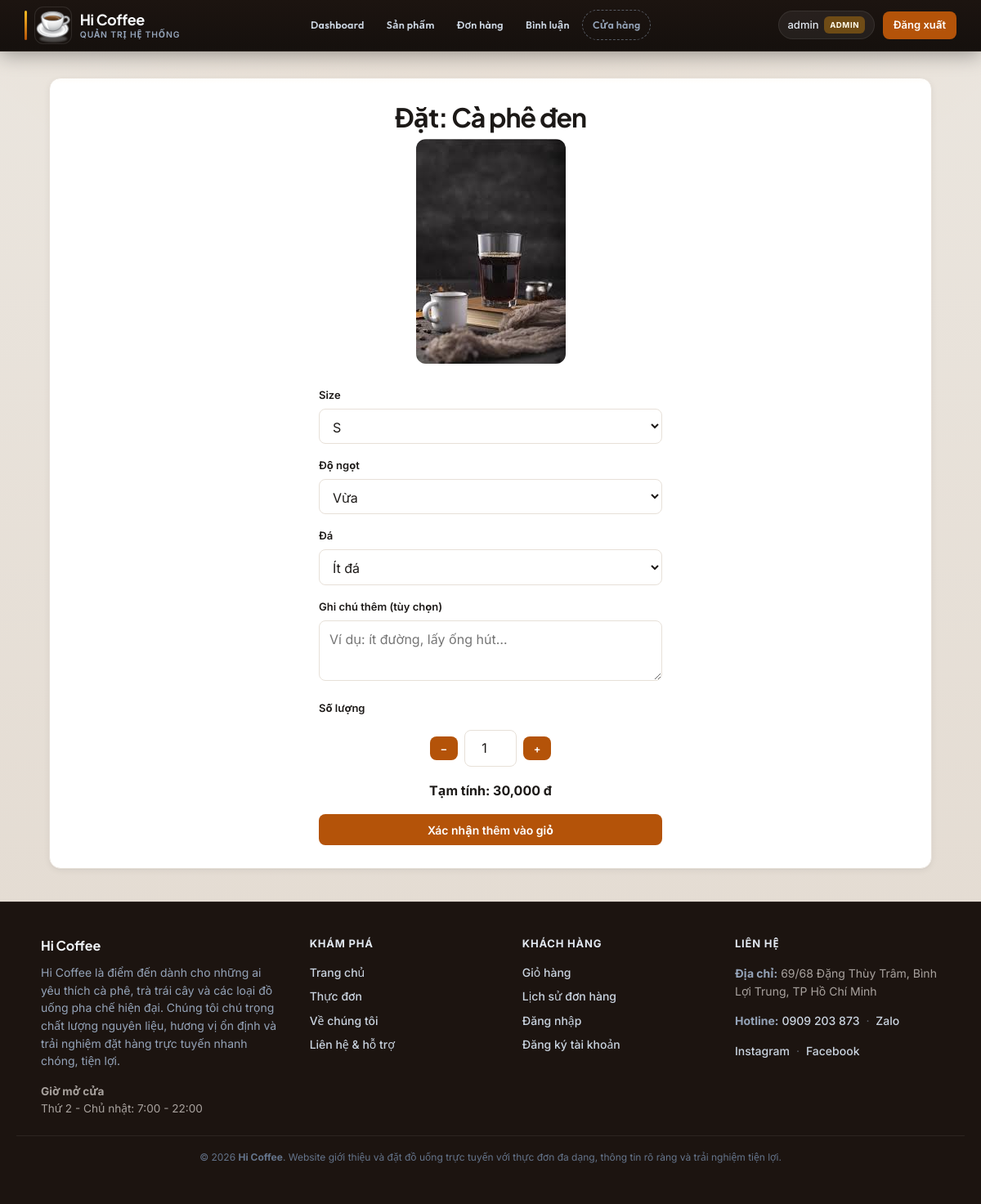
Screenshot of /shop/order_products.php?product_id=1 (signed in) with the database file from the repository.
### tables this page shows
CREATE TABLE `products` (
  `id` int(11) NOT NULL AUTO_INCREMENT,
  `name` varchar(100) NOT NULL,
  `description` text NOT NULL,
  `category` varchar(80) NOT NULL DEFAULT 'Khác',
  `price` int(11) NOT NULL,
  `image` varchar(255) DEFAULT NULL,
  `created_at` timestamp NOT NULL DEFAULT current_timestamp(),
  `is_featured` tinyint(1) NOT NULL DEFAULT 0,
  PRIMARY KEY (`id`),
  KEY `idx_products_category` (`category`),
  KEY `idx_products_featured` (`is_featured`)
);

### includes/paths.php (called while the page is built, shortened)
<?php
function app_url(string $path = ''): string
{
    $path = ltrim(str_replace('\\', '/', $path), '/');
    $b = HI_BASE_URL;
    if ($path === '') {
        return $b === '' ? '/' : $b . '/';
    }
    return ($b === '' ? '' : $b . '/') . $path;
}

### includes/schema_helper.php (called while the page is built, shortened)
<?php
function order_items_has_option_columns(PDO $conn): bool
{
    static $cache = null;
    try {
        $conn->query('SELECT `size`, `sweetness`, `ice_level`, `item_note` FROM order_items LIMIT 1');
        $cache = true;
    } catch (PDOException $e) {
        $cache = false;
    }
    return $cache;
}

### includes/order_options.php (called while the page is built, shortened)
<?php
function order_size_choices(): array
{
    return [
        'S' => 'S',
        'M' => 'M',
        'L' => 'L',
        'XL' => 'XL',
    ];
}
function order_sweetness_choices(): array
{
    return [
        'vua' => 'Vừa',
        'du' => 'Đủ',
        'nhieu' => 'Nhiều',
    ];
}
function order_ice_choices(): array
{
    return [
        'it' => 'Ít đá',
        'nhieu' => 'Nhiều đá',
        'rieng' => 'Riêng (mang về)',
    ];
}

### shop/order_products.php (the view, shortened to what this page needs)
<?php
require_once dirname(__DIR__) . '/includes/init.php';
require_once dirname(__DIR__) . '/includes/order_options.php';
require_once dirname(__DIR__) . '/includes/schema_helper.php';
$message = '';
if (isset($_GET['product_id'])) {
    $product_id = (int) $_GET['product_id'];
    $stmt = $conn->prepare('SELECT * FROM products WHERE id = ?');
    $stmt->execute([$product_id]);
}
$sizes = order_size_choices();
$sweetOpts = order_sweetness_choices();
$iceOpts = order_ice_choices();
$schemaOpts = order_items_has_option_columns($conn);
require dirname(__DIR__) . '/includes/header.php';
?>
<main id="main-content" class="site-main" tabindex="-1">
<div id="main" class="content-panel order-product-panel">
    <?php if (!empty($_SESSION['order'])): ?>
        <?php
        $o = $_SESSION['order'];
        $unit = (int) $o['price'];
        ?>
        <h1 class="page-title">Đặt: <?= htmlspecialchars($o['name']) ?></h1>
        <p class="page-lead text-center">
            <img src="<?= htmlspecialchars(app_url('img/' . $o['image'])) ?>" alt="" class="order-product-panel__img">
        </p>
        <form method="post" action="<?= htmlspecialchars(app_url('shop/order_products.php')) ?>" class="support-form order-product-form">
            <?php if (!$schemaOpts): ?>
                <p class="alert alert--danger" style="margin-bottom:1rem;font-size:0.9rem;">
                    CSDL chưa có cột tùy chọn món (size, độ ngọt, đá…). Chạy file <code>sql/migrate_order_options_reviews.sql</code> hoặc <code>sql/reset_fresh.sql</code> để bật đầy đủ.
                </p>
            <?php else: ?>
            <div class="form-group">
                <label for="size">Size</label>
                <select id="size" name="size" required>
                    <?php foreach ($sizes as $val => $lab): ?>
                        <option value="<?= htmlspecialchars($val) ?>"><?= htmlspecialchars($lab) ?></option>
                    <?php endforeach; ?>
                </select>
            </div>
            <div class="form-group">
                <label for="sweetness">Độ ngọt</label>
                <select id="sweetness" name="sweetness" required>
                    <?php foreach ($sweetOpts as $val => $lab): ?>
                        <option value="<?= htmlspecialchars($val) ?>"><?= htmlspecialchars($lab) ?></option>
                    <?php endforeach; ?>
                </select>
            </div>
            <div class="form-group">
                <label for="ice_level">Đá</label>
                <select id="ice_level" name="ice_level" required>
                    <?php foreach ($iceOpts as $val => $lab): ?>
                        <option value="<?= htmlspecialchars($val) ?>"><?= htmlspecialchars($lab) ?></option>
                    <?php endforeach; ?>
                </select>
            </div>
            <div class="form-group">
                <label for="item_note">Ghi chú thêm (tùy chọn)</label>
                <textarea id="item_note" name="item_note" rows="2" maxlength="500" placeholder="Ví dụ: ít đường, lấy ống hút…"></textarea>
            </div>
            <?php endif; ?>
            <div class="form-group">
                <label>Số lượng</label>
                <div class="qty-row">
                    <button type="button" class="btn btn--sm" id="decrease-quantity" aria-label="Giảm">−</button>
                    <input type="number" name="quantity" id="quantity" value="1" min="1" max="99" required>
                    <button type="button" class="btn btn--sm" id="increase-quantity" aria-label="Tăng">+</button>
                </div>
            </div>
            <p class="text-center" style="font-weight:700;">
                Tạm tính: <span id="total-price" data-price="<?= $unit ?>"><?= number_format($unit) ?> đ</span>
            </p>
            <button type="submit" class="btn btn--block">Xác nhận thêm vào giỏ</button>
        </form>
    <?php else: ?>
        <h1 class="page-title">Đặt hàng</h1>
        <p class="error text-center"><?= htmlspecialchars($message ?: 'Chọn sản phẩm từ thực đơn.') ?></p>
        <p class="text-center"><a href="<?= htmlspecialchars(app_url('shop/products.php')) ?>" class="btn">Về thực đơn</a></p>
    <?php endif; ?>
</div>
</main>
<?php require dirname(__DIR__) . '/includes/footer.php'; ?>

### css/style.css (style rules this page uses)
*, *::before, *::after { box-sizing: border-box; }
:root { --color-page: #ebe6df; --color-page-accent: #e2d9cf; --color-surface: #ffffff; --color-surface-2: #faf7f2; --color-header: #1c1410; --color-header-border: rgba(255, 255, 255, 0.07); --color-ink: #1c1917; --color-ink-muted: #57534e; --color-border: #e7e0d8; --color-accent: #b45309; --color-accent-hover: #92400e; --color-accent-muted: rgba(180, 83, 9, 0.15); --color-cafe: #431407; --color-danger: #b91c1c; --color-danger-bg: #fef2f2; --font-sans: "Inter", system-ui, -apple-system, "Segoe UI", sans-serif; --font-display: "Plus Jakarta Sans", var(--font-sans); --font-nav: "Outfit", var(--font-sans); --header-light-bg: #fffcf8; --header-light-edge: rgba(28, 25, 23, 0.08); --radius: 10px; --radius-lg: 14px; --shadow-sm: 0 1px 2px rgba(15, 23, 42, 0.06); --shadow-md: 0 4px 16px rgba(15, 23, 42, 0.08); --shadow-card: 0 2px 8px rgba(15, 23, 42, 0.06), 0 1px 2px rgba(15, 23, 42, 0.04); --focus-ring: 0 0 0 3px rgba(180, 83, 9, 0.35); }
html { scroll-behavior: smooth; }
body { margin: 0; min-height: 100vh; font-family: var(--font-sans); font-size: 1rem; line-height: 1.65; color: var(--color-ink); background-color: var(--color-page); background-image: radial-gradient(ellipse 120% 80% at 50% -20%, rgba(180, 83, 9, 0.09), transparent 55%), linear-gradient(180deg, var(--color-page) 0%, var(--color-page-accent) 100%); background-attachment: fixed; -webkit-font-smoothing: antialiased; }
.site-main { flex: 1; padding: 2rem 1.25rem 2.5rem; }
.page-title { font-family: var(--font-display); font-size: clamp(1.5rem, 3.5vw, 2rem); font-weight: 700; color: var(--color-ink); text-align: center; margin: 0 0 0.5rem; letter-spacing: -0.03em; line-height: 1.2; }
.page-lead { text-align: center; color: var(--color-ink-muted); margin: 0 0 1.75rem; max-width: 38rem; margin-left: auto; margin-right: auto; font-size: 0.975rem; }
#main, .content-panel { max-width: 1080px; margin: 0 auto; background: var(--color-surface); border-radius: var(--radius-lg); padding: 1.75rem 1.5rem; border: 1px solid var(--color-border); box-shadow: var(--shadow-card); background-image: linear-gradient(180deg, rgba(255, 252, 248, 0.65) 0%, var(--color-surface) 0.5rem); }
.btn { display: inline-flex; align-items: center; justify-content: center; gap: 0.35rem; padding: 0.6rem 1.15rem; font-family: inherit; font-size: 0.875rem; font-weight: 600; text-decoration: none; border: none; border-radius: 8px; cursor: pointer; background: var(--color-accent); color: #fff; transition: background 0.15s, transform 0.1s; }
.btn--sm { padding: 0.4rem 0.8rem; font-size: 0.8125rem; }
.btn--block { width: 100%; }
.form-group { margin-bottom: 1rem; }
.form-group label { display: block; font-size: 0.8125rem; font-weight: 600; margin-bottom: 0.35rem; color: var(--color-ink); }
.form-group input, .form-group textarea, .form-group select { width: 100%; padding: 0.6rem 0.75rem; border: 1px solid var(--color-border); border-radius: 8px; font: inherit; background: var(--color-surface); color: var(--color-ink); }
.support-form { max-width: 520px; margin: 0 auto 2rem; }
.text-center { text-align: center; }
.qty-row { display: flex; align-items: center; gap: 0.5rem; justify-content: center; margin: 1rem 0; }
.qty-row input { width: 4rem; text-align: center; padding: 0.5rem; border-radius: 8px; border: 1px solid var(--color-border); }
.order-product-panel__img { max-width: 220px; border-radius: 12px; margin: 0 auto; display: block; }
.order-product-form { max-width: 420px; margin: 0 auto; }

### rows the page displays
products: name "Cà phê đen", image (picture), price "30,000"

### other values shown
$_SESSION['username'] "admin"
form field size "S"
form field sweetness "Vừa"
form field ice_level "Ít đá"
